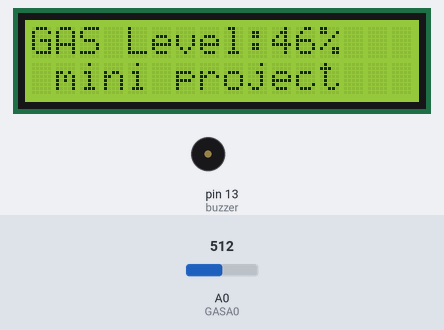
This sketch was run on a simulated Arduino Uno, built with avr-gcc and run on an emulated ATmega328P. Shown: 16×2 character LCD, buzzer (waves = sounding). The inputs (shaded band) are chosen by the test bench; at power-on: A0 (GASA0) = 512.

Above: at 6.2 s.
6.3 s: A0 (GASA0) set to 163
At 10.2 s:
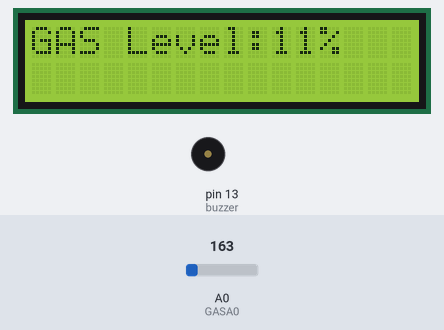
13.7 s: A0 (GASA0) set to 140
At 16.6 s:
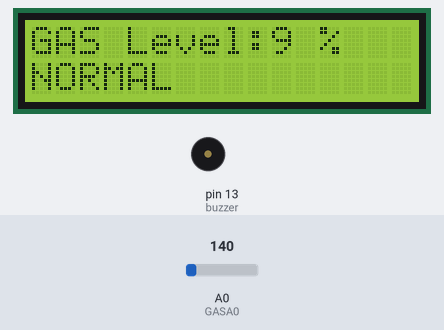
18.8 s: A0 (GASA0) set to 306
At 22.45 s:
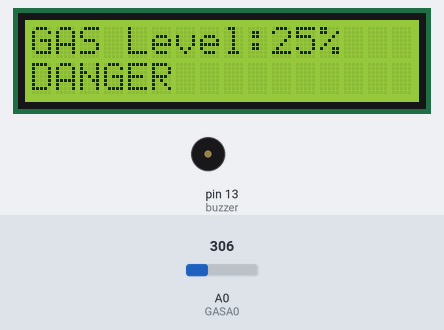
Timing chart, 0 to 27.5 s (numbered marks = the images above; inputs shaded):
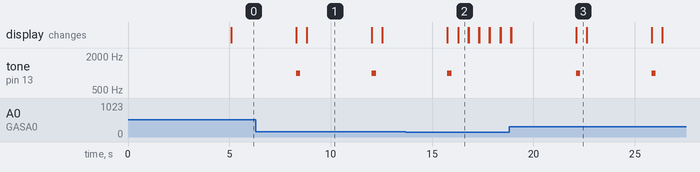

The sketch:

miniproject.ino
```cpp
#include <LiquidCrystal_I2C.h>
LiquidCrystal_I2C lcd(0x27,16,2);
#include <SoftwareSerial.h>
SoftwareSerial mySerial(10, 11);

 int buzzer = 13;
int GASA0 = A0;
int gasvalue;

void setup() {

 lcd.init();
 lcd.backlight();
 mySerial.begin(9600);
 pinMode(buzzer, OUTPUT);
 lcd.setCursor(3,0);
 lcd.print("welcome to");
 lcd.setCursor(1,1);
 lcd.print("mini project");
 delay(5000);
}

void loop() {
  int analogSensor = analogRead(GASA0);
  int gasvalue=(analogSensor-50)/10;

  lcd.setCursor(0,0);
  lcd.print("GAS Level:");
  lcd.setCursor(10,0);
  lcd.print(gasvalue);
  lcd.setCursor(12,0);
  lcd.print("%");


  if (gasvalue >= 10)
  {
    SendTextMessage();
    lcd.setCursor(0,1);
  lcd.print("DANGER");
  tone(buzzer, 1000, 200);
  }
  else
  {
  lcd.setCursor(0,1);
  lcd.print("NORMAL");
   noTone(buzzer);
  }
  delay(500);
  lcd.clear();
}


void SendTextMessage()
{
  Serial.println("AT+CMGF=1");
  delay(1000);
  Serial.println("AT+CMGS=\"+919347467670\"\r");
  delay(1000);
  Serial.println(" Gas is Leaking!");
  delay(200);
  Serial.println((char)26);
  delay(1000);

}
```

Measured:
- the behaviour switches between 150 and 149 on A0 (GASA0) (found by bisection; images 1 and 2)
- after the input at 13.7 s, the display: first differs from a run without the input after 2.6 s (image 2)
- after the input at 18.8 s, tone on pin 13 (buzzer): alternates 1000 Hz for 0.20 s and silent for 3.5 s, starting after 3.3 s; the display: first differs from a run without the input after 0.09 s (image 3 shows a later state)
- by itself, tone on pin 13 (buzzer): alternates 1000 Hz for 0.20 s and silent for 3.5 s
- what the display in image 1 shows lasts 3.2 s, from 8.8 s to 12.0 s
- what the display in image 2 shows lasts 0.5 s, from 16.3 s to 16.8 s
